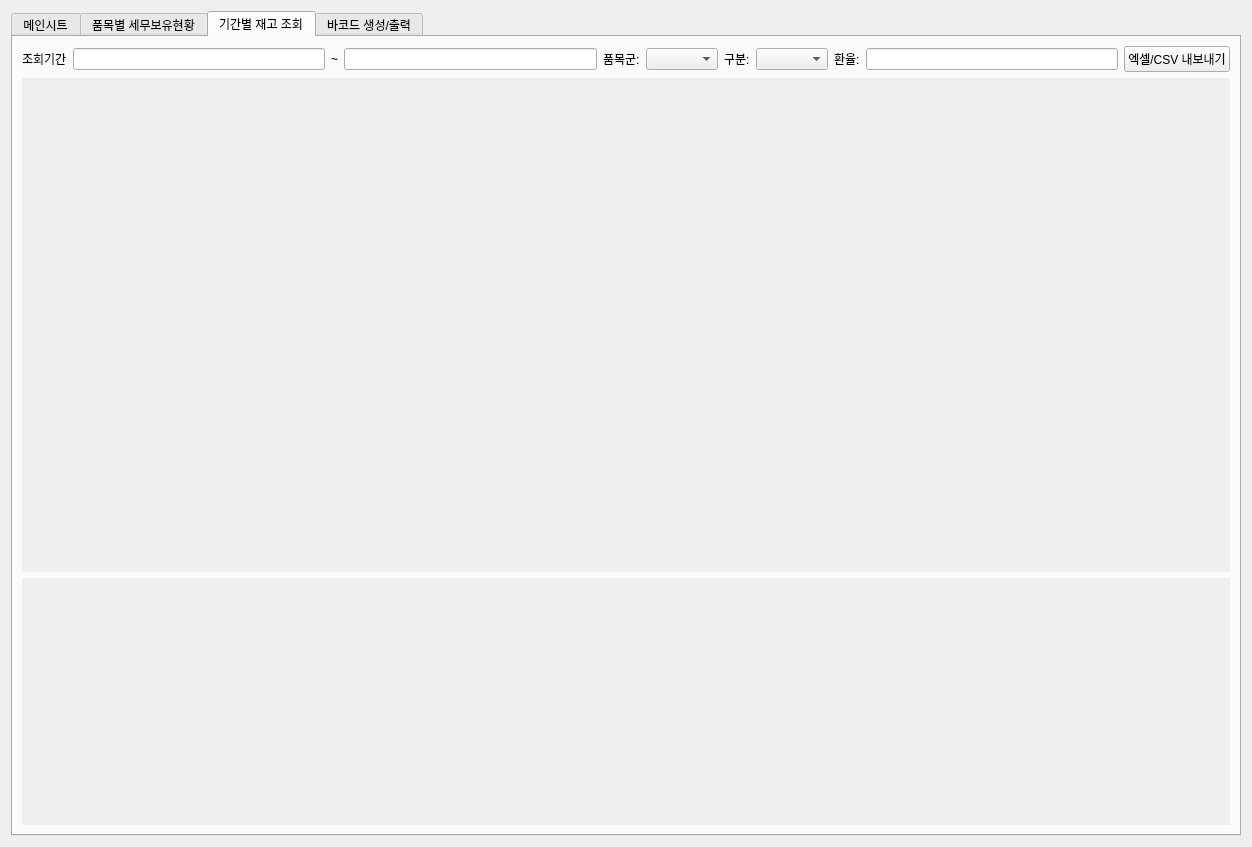
<?xml version="1.0" encoding="UTF-8"?>
<ui version="4.0">
 <class>Form</class>
 <widget class="QWidget" name="Form">
  <property name="geometry">
   <rect>
    <x>0</x>
    <y>0</y>
    <width>1252</width>
    <height>847</height>
   </rect>
  </property>
  <property name="windowTitle">
   <string>Form</string>
  </property>
  <layout class="QVBoxLayout" name="verticalLayout_4">
   <item>
    <widget class="QTabWidget" name="tabWidget">
     <property name="currentIndex">
      <number>2</number>
     </property>
     <widget class="QWidget" name="tab_5">
      <attribute name="title">
       <string>메인시트</string>
      </attribute>
      <layout class="QVBoxLayout" name="verticalLayout_3" stretch="0,0,0,5">
       <item>
        <layout class="QGridLayout" name="gridLayout_3">
         <item row="2" column="3">
          <widget class="QLineEdit" name="tab1_manager_lineEdit"/>
         </item>
         <item row="2" column="5">
          <widget class="QLineEdit" name="tab1_contact_lineEdit"/>
         </item>
         <item row="0" column="9">
          <widget class="QLineEdit" name="tab1_itemCode_lineEdit"/>
         </item>
         <item row="1" column="4">
          <widget class="QLabel" name="tab1_totalPrice_label">
           <property name="font">
            <font>
             <pointsize>11</pointsize>
            </font>
           </property>
           <property name="text">
            <string>금액</string>
           </property>
          </widget>
         </item>
         <item row="2" column="0">
          <widget class="QLabel" name="tab1_source_label">
           <property name="font">
            <font>
             <pointsize>11</pointsize>
            </font>
           </property>
           <property name="text">
            <string>거래/불출처</string>
           </property>
          </widget>
         </item>
         <item row="0" column="4">
          <widget class="QLabel" name="tab1_division_label">
           <property name="font">
            <font>
             <pointsize>11</pointsize>
            </font>
           </property>
           <property name="text">
            <string>구분</string>
           </property>
          </widget>
         </item>
         <item row="0" column="7">
          <widget class="QComboBox" name="tab1_itemGroup_comboBox"/>
         </item>
         <item row="0" column="3">
          <widget class="QLineEdit" name="tab1_date_lineEdit"/>
         </item>
         <item row="1" column="3">
          <widget class="QLineEdit" name="tab1_quantity_lineEdit"/>
         </item>
         <item row="1" column="0">
          <widget class="QLabel" name="tab1_unitPrice_label">
           <property name="font">
            <font>
             <pointsize>11</pointsize>
            </font>
           </property>
           <property name="text">
            <string>단가</string>
           </property>
          </widget>
         </item>
         <item row="0" column="2">
          <widget class="QLabel" name="tab1_date_label">
           <property name="font">
            <font>
             <pointsize>11</pointsize>
            </font>
           </property>
           <property name="text">
            <string>날짜</string>
           </property>
          </widget>
         </item>
         <item row="3" column="1" colspan="5">
          <widget class="QLineEdit" name="tab1_note_lineEdit"/>
         </item>
         <item row="1" column="1">
          <widget class="QLineEdit" name="tab1_unitPrice_lineEdit"/>
         </item>
         <item row="3" column="6">
          <widget class="QLabel" name="tab1_targetID_label">
           <property name="font">
            <font>
             <pointsize>12</pointsize>
            </font>
           </property>
           <property name="text">
            <string>대상 ID</string>
           </property>
          </widget>
         </item>
         <item row="2" column="4">
          <widget class="QLabel" name="tab1_contact_label">
           <property name="font">
            <font>
             <pointsize>11</pointsize>
            </font>
           </property>
           <property name="text">
            <string>연락처</string>
           </property>
          </widget>
         </item>
         <item row="0" column="10">
          <widget class="QLabel" name="tab1_itemName_label">
           <property name="font">
            <font>
             <pointsize>11</pointsize>
            </font>
           </property>
           <property name="text">
            <string>품목명</string>
           </property>
          </widget>
         </item>
         <item row="0" column="8">
          <widget class="QLabel" name="tab1_itemCode_label">
           <property name="font">
            <font>
             <pointsize>11</pointsize>
            </font>
           </property>
           <property name="text">
            <string>품목코드</string>
           </property>
          </widget>
         </item>
         <item row="1" column="2">
          <widget class="QLabel" name="tab1_quantity_label">
           <property name="font">
            <font>
             <pointsize>11</pointsize>
            </font>
           </property>
           <property name="text">
            <string>수량</string>
           </property>
          </widget>
         </item>
         <item row="3" column="0">
          <widget class="QLabel" name="tab1_note_label">
           <property name="font">
            <font>
             <pointsize>12</pointsize>
            </font>
           </property>
           <property name="text">
            <string>비고</string>
           </property>
          </widget>
         </item>
         <item row="2" column="2">
          <widget class="QLabel" name="tab1_manager_label">
           <property name="font">
            <font>
             <pointsize>11</pointsize>
            </font>
           </property>
           <property name="text">
            <string>담당자</string>
           </property>
          </widget>
         </item>
         <item row="0" column="1">
          <widget class="QLineEdit" name="tab1_id_lineEdit"/>
         </item>
         <item row="0" column="5">
          <widget class="QLineEdit" name="tab1_division_lineEdit"/>
         </item>
         <item row="0" column="6">
          <widget class="QLabel" name="tab1_itemGroup_label">
           <property name="font">
            <font>
             <pointsize>11</pointsize>
            </font>
           </property>
           <property name="text">
            <string>품목군</string>
           </property>
          </widget>
         </item>
         <item row="2" column="1">
          <widget class="QLineEdit" name="tab1_source_lineEdit"/>
         </item>
         <item row="3" column="7" colspan="5">
          <widget class="QLineEdit" name="tab1_targetID_lineEdit"/>
         </item>
         <item row="0" column="0">
          <widget class="QLabel" name="tab1_id_label">
           <property name="font">
            <font>
             <pointsize>11</pointsize>
            </font>
           </property>
           <property name="text">
            <string>ID</string>
           </property>
          </widget>
         </item>
         <item row="0" column="11">
          <widget class="QLineEdit" name="tab1_itemName_lineEdit"/>
         </item>
         <item row="1" column="5">
          <widget class="QLineEdit" name="tab1_totalPrice_lineEdit"/>
         </item>
        </layout>
       </item>
       <item>
        <layout class="QHBoxLayout" name="horizontalLayout_4">
         <item>
          <widget class="QPushButton" name="tab1_new_pushButton">
           <property name="text">
            <string>신규</string>
           </property>
          </widget>
         </item>
         <item>
          <widget class="QPushButton" name="tab1_save_pushButton">
           <property name="text">
            <string>저장</string>
           </property>
          </widget>
         </item>
         <item>
          <widget class="QPushButton" name="tab1_barcodeLink_pushButton">
           <property name="text">
            <string>바코드 연동(동기화)</string>
           </property>
          </widget>
         </item>
         <item>
          <widget class="QPushButton" name="tab1_delete_pushButton">
           <property name="text">
            <string>삭제</string>
           </property>
          </widget>
         </item>
         <item>
          <widget class="QPushButton" name="tab1_exportEcvelCsv_pushButton">
           <property name="text">
            <string>엑셀/CSV 내보내기</string>
           </property>
          </widget>
         </item>
        </layout>
       </item>
       <item>
        <layout class="QHBoxLayout" name="horizontalLayout_5">
         <item>
          <widget class="QComboBox" name="tab1_search1_field_comboBox"/>
         </item>
         <item>
          <widget class="QLineEdit" name="tab1_search1_text_lineEdit"/>
         </item>
         <item>
          <widget class="QComboBox" name="tab1_search2_field_comboBox"/>
         </item>
         <item>
          <widget class="QLineEdit" name="tab1_search2_text_lineEdit"/>
         </item>
         <item>
          <widget class="QComboBox" name="tab1_search3_field_comboBox"/>
         </item>
         <item>
          <widget class="QLineEdit" name="tab1_search3_text_lineEdit"/>
         </item>
        </layout>
       </item>
       <item>
        <widget class="QWidget" name="tab1_mainSheet_tableWidget" native="true">
         <property name="autoFillBackground">
          <bool>true</bool>
         </property>
        </widget>
       </item>
      </layout>
     </widget>
     <widget class="QWidget" name="tab_6">
      <attribute name="title">
       <string>품목별 세무보유현황</string>
      </attribute>
      <layout class="QHBoxLayout" name="horizontalLayout_13">
       <item>
        <layout class="QGridLayout" name="gridLayout_4">
         <item row="0" column="0">
          <widget class="QFrame" name="frame">
           <property name="autoFillBackground">
            <bool>true</bool>
           </property>
           <property name="frameShape">
            <enum>QFrame::Shape::StyledPanel</enum>
           </property>
           <property name="frameShadow">
            <enum>QFrame::Shadow::Raised</enum>
           </property>
           <layout class="QVBoxLayout" name="verticalLayout_2" stretch="0,0,1">
            <item>
             <layout class="QHBoxLayout" name="horizontalLayout_6">
              <item>
               <widget class="QLabel" name="tab2_waferInventory_label">
                <property name="text">
                 <string>웨이퍼 보유현황</string>
                </property>
               </widget>
              </item>
              <item>
               <widget class="QPushButton" name="tab2_waferRequiredQty_pushButton">
                <property name="text">
                 <string>필요수량 입력</string>
                </property>
               </widget>
              </item>
              <item>
               <spacer name="horizontalSpacer">
                <property name="orientation">
                 <enum>Qt::Orientation::Horizontal</enum>
                </property>
                <property name="sizeHint" stdset="0">
                 <size>
                  <width>40</width>
                  <height>20</height>
                 </size>
                </property>
               </spacer>
              </item>
             </layout>
            </item>
            <item>
             <widget class="QLineEdit" name="tab2_waferSearch_lineEdit"/>
            </item>
            <item>
             <widget class="QWidget" name="tab2_waferInventory_tableWidget" native="true">
              <property name="autoFillBackground">
               <bool>true</bool>
              </property>
             </widget>
            </item>
           </layout>
          </widget>
         </item>
         <item row="1" column="0">
          <widget class="QFrame" name="frame_2">
           <property name="autoFillBackground">
            <bool>true</bool>
           </property>
           <property name="frameShape">
            <enum>QFrame::Shape::StyledPanel</enum>
           </property>
           <property name="frameShadow">
            <enum>QFrame::Shadow::Raised</enum>
           </property>
           <layout class="QVBoxLayout" name="verticalLayout_8" stretch="0,0,1">
            <item>
             <layout class="QHBoxLayout" name="horizontalLayout_10">
              <item>
               <widget class="QLabel" name="tab2_gasInventory_label">
                <property name="text">
                 <string>가스 보유현황</string>
                </property>
               </widget>
              </item>
              <item>
               <widget class="QPushButton" name="tab2_gasRequiredQty_pushButton">
                <property name="text">
                 <string>필요수량 입력</string>
                </property>
               </widget>
              </item>
              <item>
               <spacer name="horizontalSpacer_2">
                <property name="orientation">
                 <enum>Qt::Orientation::Horizontal</enum>
                </property>
                <property name="sizeHint" stdset="0">
                 <size>
                  <width>40</width>
                  <height>20</height>
                 </size>
                </property>
               </spacer>
              </item>
             </layout>
            </item>
            <item>
             <widget class="QLineEdit" name="tab2_gasSearch_lineEdit"/>
            </item>
            <item>
             <widget class="QWidget" name="tab2_gasInventory_tableWidget" native="true">
              <property name="autoFillBackground">
               <bool>true</bool>
              </property>
             </widget>
            </item>
           </layout>
          </widget>
         </item>
         <item row="0" column="1">
          <widget class="QFrame" name="frame_3">
           <property name="autoFillBackground">
            <bool>true</bool>
           </property>
           <property name="frameShape">
            <enum>QFrame::Shape::StyledPanel</enum>
           </property>
           <property name="frameShadow">
            <enum>QFrame::Shadow::Raised</enum>
           </property>
           <layout class="QVBoxLayout" name="verticalLayout_9" stretch="0,0,1">
            <item>
             <layout class="QHBoxLayout" name="horizontalLayout_11">
              <item>
               <widget class="QLabel" name="tab2_targetInventory_label">
                <property name="text">
                 <string>타겟 보유현황</string>
                </property>
               </widget>
              </item>
              <item>
               <widget class="QPushButton" name="tab2_targetRequiredQty_pushButton">
                <property name="text">
                 <string>필요수량 입력</string>
                </property>
               </widget>
              </item>
              <item>
               <spacer name="horizontalSpacer_3">
                <property name="orientation">
                 <enum>Qt::Orientation::Horizontal</enum>
                </property>
                <property name="sizeHint" stdset="0">
                 <size>
                  <width>40</width>
                  <height>20</height>
                 </size>
                </property>
               </spacer>
              </item>
             </layout>
            </item>
            <item>
             <widget class="QLineEdit" name="tab2_targetSearch_lineEdit"/>
            </item>
            <item>
             <widget class="QWidget" name="tab2_targetInventory_tableWidget" native="true">
              <property name="autoFillBackground">
               <bool>true</bool>
              </property>
             </widget>
            </item>
           </layout>
          </widget>
         </item>
         <item row="1" column="1">
          <widget class="QFrame" name="frame_4">
           <property name="autoFillBackground">
            <bool>true</bool>
           </property>
           <property name="frameShape">
            <enum>QFrame::Shape::StyledPanel</enum>
           </property>
           <property name="frameShadow">
            <enum>QFrame::Shadow::Raised</enum>
           </property>
           <layout class="QVBoxLayout" name="verticalLayout_10" stretch="0,0,1">
            <item>
             <layout class="QHBoxLayout" name="horizontalLayout_12">
              <item>
               <widget class="QLabel" name="tab2_equipmentInventory_label">
                <property name="text">
                 <string>기자재 보유현황</string>
                </property>
               </widget>
              </item>
              <item>
               <widget class="QPushButton" name="tab2_equipmentRequiredQty_pushButton">
                <property name="text">
                 <string>필요수량 입력</string>
                </property>
               </widget>
              </item>
              <item>
               <spacer name="horizontalSpacer_4">
                <property name="orientation">
                 <enum>Qt::Orientation::Horizontal</enum>
                </property>
                <property name="sizeHint" stdset="0">
                 <size>
                  <width>40</width>
                  <height>20</height>
                 </size>
                </property>
               </spacer>
              </item>
             </layout>
            </item>
            <item>
             <widget class="QLineEdit" name="tab2_equipmentSearch_lineEdit"/>
            </item>
            <item>
             <widget class="QWidget" name="tab2_equipmentInventory_tableWidget" native="true">
              <property name="autoFillBackground">
               <bool>true</bool>
              </property>
             </widget>
            </item>
           </layout>
          </widget>
         </item>
        </layout>
       </item>
      </layout>
     </widget>
     <widget class="QWidget" name="tab_7">
      <attribute name="title">
       <string>기간별 재고 조회</string>
      </attribute>
      <layout class="QVBoxLayout" name="verticalLayout_11" stretch="0,10,5">
       <item>
        <layout class="QHBoxLayout" name="horizontalLayout_14">
         <item>
          <widget class="QLabel" name="tab3_period_label">
           <property name="text">
            <string>조회기간</string>
           </property>
          </widget>
         </item>
         <item>
          <widget class="QLineEdit" name="tab3_startDate_lineEdit"/>
         </item>
         <item>
          <widget class="QLabel" name="label_9">
           <property name="text">
            <string>~</string>
           </property>
          </widget>
         </item>
         <item>
          <widget class="QLineEdit" name="tab3_endDate_lineEdit"/>
         </item>
         <item>
          <widget class="QLabel" name="tab3_itemGroup_label">
           <property name="text">
            <string>품목군:</string>
           </property>
          </widget>
         </item>
         <item>
          <widget class="QComboBox" name="tab3_itemGroup_comboBox"/>
         </item>
         <item>
          <widget class="QLabel" name="tab3_division_label">
           <property name="text">
            <string>구분:</string>
           </property>
          </widget>
         </item>
         <item>
          <widget class="QComboBox" name="tab3_division_comboBox"/>
         </item>
         <item>
          <widget class="QLabel" name="tab3_exchangeRate_label">
           <property name="text">
            <string>환율:</string>
           </property>
          </widget>
         </item>
         <item>
          <widget class="QLineEdit" name="tab3_exchangeRate_lineEdit"/>
         </item>
         <item>
          <widget class="QPushButton" name="tab3_exportEcvelCsv_pushButton">
           <property name="text">
            <string>엑셀/CSV 내보내기</string>
           </property>
          </widget>
         </item>
        </layout>
       </item>
       <item>
        <widget class="QWidget" name="tab3_periodDetail_tableWidget" native="true">
         <property name="autoFillBackground">
          <bool>true</bool>
         </property>
        </widget>
       </item>
       <item>
        <widget class="QWidget" name="tab3_itemGroupSummary_tableWidget" native="true">
         <property name="autoFillBackground">
          <bool>true</bool>
         </property>
        </widget>
       </item>
      </layout>
     </widget>
     <widget class="QWidget" name="tab_8">
      <attribute name="title">
       <string>바코드 생성/출력</string>
      </attribute>
      <widget class="QWidget" name="gridLayoutWidget_3">
       <property name="geometry">
        <rect>
         <x>210</x>
         <y>90</y>
         <width>160</width>
         <height>80</height>
        </rect>
       </property>
       <layout class="QGridLayout" name="gridLayout_5">
        <item row="0" column="0">
         <widget class="QLabel" name="label">
          <property name="text">
           <string>TextLabel</string>
          </property>
         </widget>
        </item>
        <item row="0" column="1">
         <widget class="QComboBox" name="comboBox"/>
        </item>
       </layout>
      </widget>
     </widget>
    </widget>
   </item>
  </layout>
 </widget>
 <resources/>
 <connections/>
</ui>
